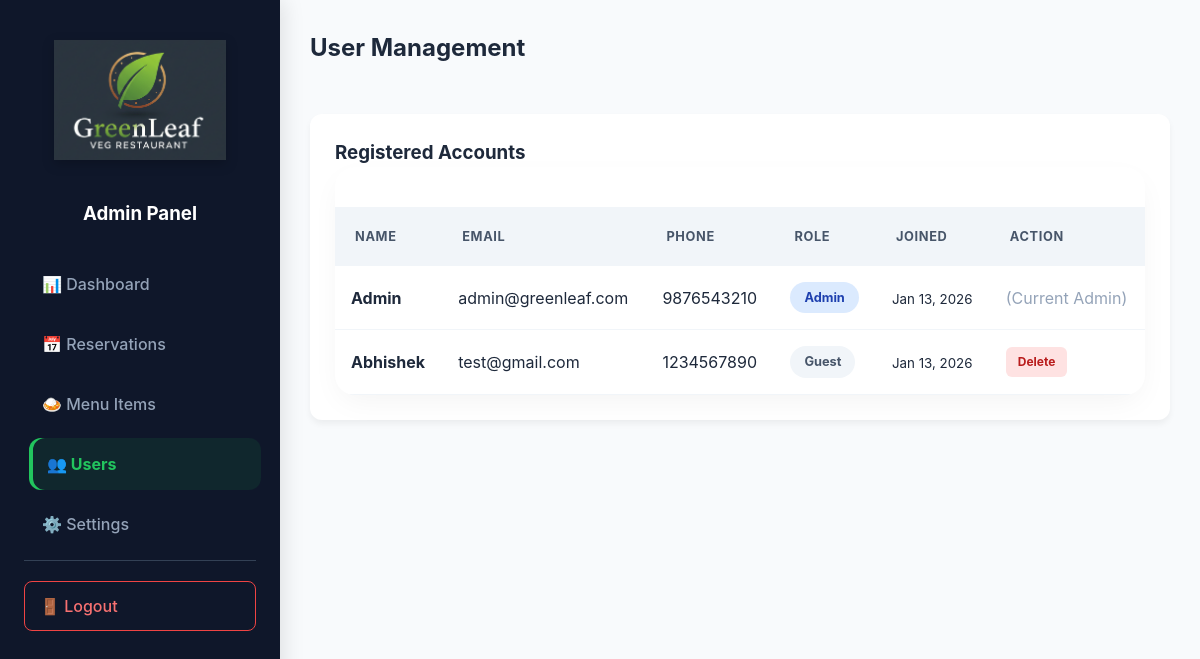
Page /admin/manage-users.php (signed in) on the earlier database version.
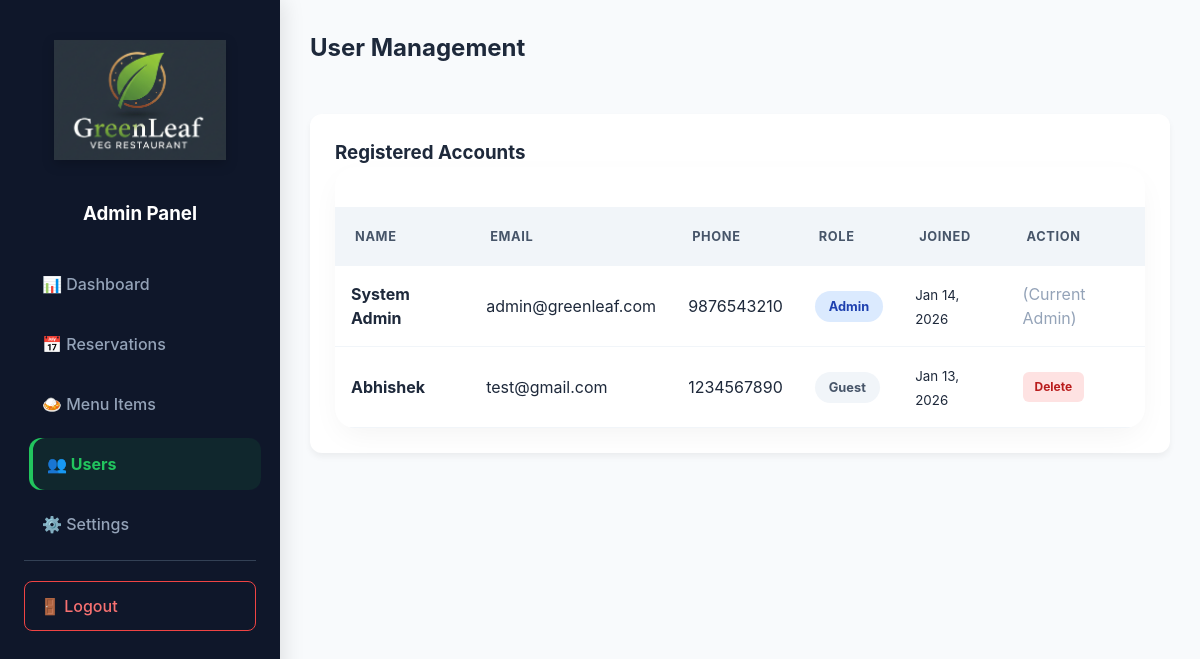
Same page on the later database version.
### tables this page shows
CREATE TABLE `users` (
  `user_id` int(11) NOT NULL,
  `full_name` varchar(100) NOT NULL,
  `email` varchar(100) NOT NULL,
  `phone` varchar(20) NOT NULL,
  `password` varchar(255) NOT NULL,
  `role` enum('guest','admin') DEFAULT 'guest',
  `created_at` timestamp NOT NULL DEFAULT current_timestamp()
);

### admin/manage-users.php (the view, shortened to what this page needs)
<?php
require 'config.php';
$activePage = 'users';
$stmt = $dbh->query("SELECT user_id, full_name, email, phone, role, created_at FROM users ORDER BY created_at DESC");
$users = $stmt->fetchAll(PDO::FETCH_ASSOC);
?>
<!DOCTYPE html>
<html lang="en">
<head>
    <link rel="stylesheet" href="assets/css/admin-styles.css">
    <link rel="stylesheet" href="assets/css/index-styles.css">
</head>
<body class="admin-body">
    <div class="admin-container">
        <?php include 'sidebar.php'; ?>
        <main class="admin-main">
            <header class="admin-header">
                <h2>User Management</h2>
            </header>
            <section class="admin-card">
                <h3>Registered Accounts</h3>
                <div class="table-responsive">
                    <table class="admin-table">
                        <thead>
                            <tr>
                                <th>Name</th>
                                <th>Email</th>
                                <th>Phone</th>
                                <th>Role</th>
                                <th>Joined</th>
                                <th>Action</th>
                            </tr>
                        </thead>
                        <tbody>
                            <?php foreach ($users as $user): ?>
                            <tr>
                                <td><strong><?php echo htmlspecialchars($user['full_name']); ?></strong></td>
                                <td><?php echo htmlspecialchars($user['email']); ?></td>
                                <td><?php echo htmlspecialchars($user['phone'] ?? 'N/A'); ?></td>
                                <td>
                                    <span class="badge" style="background: <?php echo ($user['role'] == 'admin') ? '#dbeafe' : '#f1f5f9'; ?>; color: <?php echo ($user['role'] == 'admin') ? '#1e40af' : '#475569'; ?>;">
                                        <?php echo ucfirst($user['role']); ?>
                                    </span>
                                </td>
                                <td><small><?php echo date('M j, Y', strtotime($user['created_at'])); ?></small></td>
                                <td>
                                    <?php if($user['user_id'] != $_SESSION['user_id']): ?>
                                        <a href="?delete=<?php echo $user['user_id']; ?>"
                                           class="delete-btn"
                                           onclick="return confirm('Permanently delete this user?')">Delete</a>
                                    <?php else: ?>
                                        <span style="color:#94a3b8;">(Current Admin)</span>
                                    <?php endif; ?>
                                </td>
                            </tr>
                            <?php endforeach; ?>
                        </tbody>
                    </table>
                </div>
            </section>
        </main>
    </div>
</body>
</html>

### admin/sidebar.php
<aside class="admin-sidebar">
    <div class="admin-logo">
        <img src="assets/img/logo.png" alt="GreenLeaf Logo" class="sidebar-logo">
        <h3>Admin Panel</h3>
    </div>
    <nav class="sidebar-nav">
        <a href="dashboard.php" class="<?php echo ($activePage == 'dashboard') ? 'active' : ''; ?>">📊 Dashboard</a>
        <a href="manage-reservations.php" class="<?php echo ($activePage == 'reservations') ? 'active' : ''; ?>">📅 Reservations</a>
        <a href="manage-menu.php" class="<?php echo ($activePage == 'menu') ? 'active' : ''; ?>">🍛 Menu Items</a>
        <a href="manage-users.php" class="<?php echo ($activePage == 'users') ? 'active' : ''; ?>">👥 Users</a>
        <a href="settings.php" class="<?php echo ($activePage == 'settings') ? 'active' : ''; ?>">⚙️ Settings</a>
        <hr style="border: 0; border-top: 1px solid #334155; margin: 10px 0;">
        <a href="logout.php" class="logout-link">🚪 Logout</a>
    </nav>
</aside>

### admin/assets/css/admin-styles.css (style rules this page uses)
:root { --admin-bg: #f8fafc; --sidebar-bg: #0f172a; --primary-green: #15803d; --accent-green: #22c55e; --text-main: #1e293b; --text-muted: #64748b; --error-red: #ef4444; --glass-white: rgba(255, 255, 255, 0.7); --shadow-premium: 0 10px 30px -5px rgba(0, 0, 0, 0.05); }
.admin-body { background: var(--admin-bg); margin: 0; font-family: 'Inter', system-ui, -apple-system, sans-serif; color: var(--text-main); line-height: 1.5; }
.admin-container { display: flex; min-height: 100vh; }
.admin-sidebar { width: 280px; background: var(--sidebar-bg); color: white; position: sticky; top: 0; height: 100vh; padding: 2.5rem 1.5rem; box-shadow: 4px 0 20px rgba(0,0,0,0.1); z-index: 100; }
.admin-logo { margin-bottom: 30px; text-align: center; }
.sidebar-logo { height: 120px; width: auto; margin-bottom: 30px; display: block; margin: 0 auto 2.5rem; filter: drop-shadow(0 4px 6px rgba(0,0,0,0.2)); }
.sidebar-nav a { display: flex; color: #94a3b8; text-decoration: none; align-items: center; gap: 12px; padding: 14px 18px; border-radius: 12px; margin-bottom: 8px; transition: all 0.25s cubic-bezier(0.4, 0, 0.2, 1); font-weight: 500; }
.sidebar-nav a.active { font-weight: 700; box-shadow: inset 4px 0 0 var(--accent-green); }
.sidebar-nav a:hover, .sidebar-nav a.active { background: rgba(21, 128, 61, 0.15); color: var(--accent-green); transform: translateX(5px); }
.sidebar-nav a.logout-link { display: block; color: #ef4444; padding: 12px 15px; border: 1px solid #ef4444; border-radius: 8px; margin-top: 20px; transition: 0.3s; color: #f87171; }
.admin-main { flex: 1; padding: 30px; }
.admin-header { display: flex; justify-content: space-between; align-items: center; margin-bottom: 3rem; }
.admin-card { background: white; padding: 25px; border-radius: 12px; box-shadow: 0 4px 6px rgba(0,0,0,0.05); }
.admin-table { width: 100%; margin-top: 2.5rem; border: none; border-radius: 24px; border-collapse: collapse; }
.admin-table th { text-transform: uppercase; font-size: 0.75rem; letter-spacing: 0.05em; color: var(--text-muted); background: #f1f5f9; padding: 16px; }
.admin-table td { padding: 16px; border-bottom: 1px solid #f1f5f9; }
.table-responsive { overflow-x: auto; border-radius: 20px; overflow-y: hidden; background: white; box-shadow: var(--shadow-premium); }
.admin-table thead th { color: #475569; font-weight: 700; text-transform: uppercase; letter-spacing: 0.05em; border: none; background: #f1f5f9; font-size: 0.8rem; padding: 20px; text-align: left; }
.delete-btn { background: #fee2e2; color: #b91c1c; padding: 6px 12px; border-radius: 6px; font-size: 0.75rem; text-decoration: none; font-weight: 700; transition: all 0.3s ease; border: none; display: inline-flex; align-items: center; justify-content: center; }
.badge { display: inline-block; font-size: 0.8rem; font-weight: 700; padding: 6px 14px; border-radius: 50px; }

### admin/assets/css/index-styles.css (style rules this page uses)
:root { --admin-dark-bg: #0f172a; --admin-card-bg: rgba(255, 255, 255, 0.95); --admin-green-primary: #15803d; --admin-green-hover: #166534; --text-slate: #64748b; --error-red: #ef4444; }
* { box-sizing: border-box; margin: 0; padding: 0; }

Differences in the rows shown:
changed users "admin@greenleaf.com": full_name "Admin" → "System Admin"; created_at "Jan 13, 2026" → "Jan 14, 2026"
